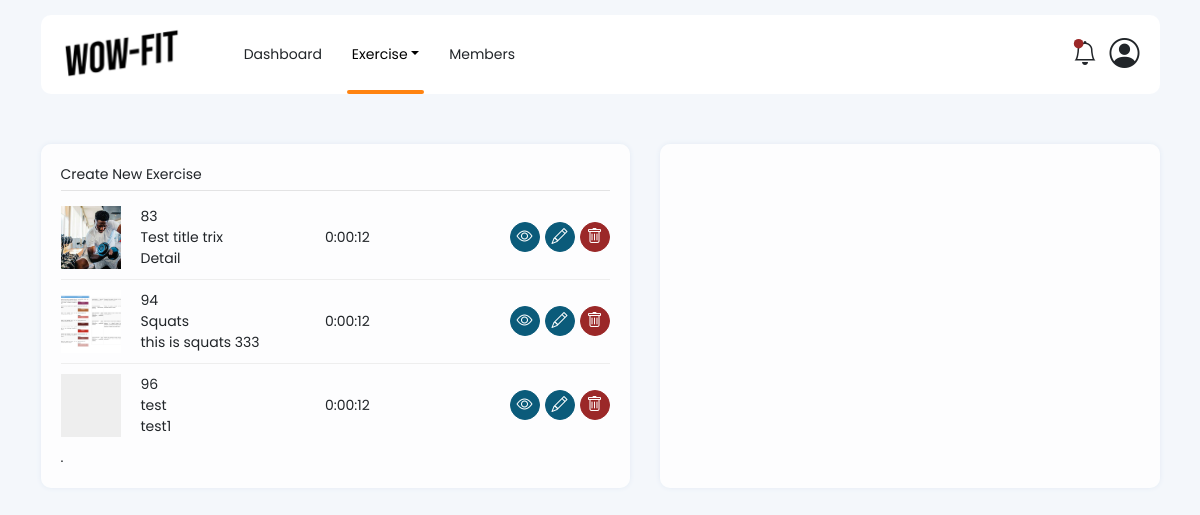
The page /exercise/ on the database as committed earlier.
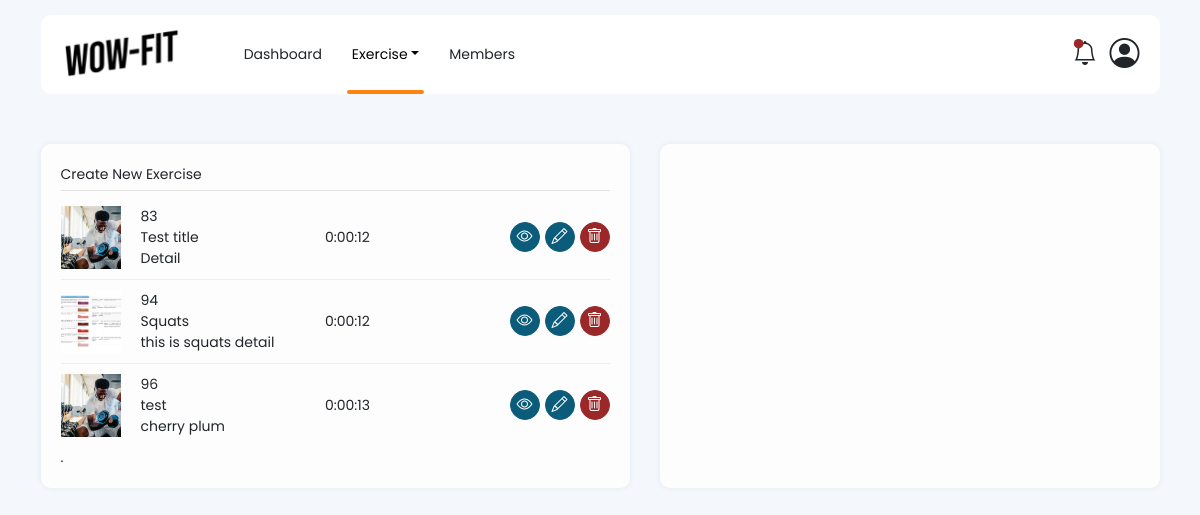
The same page on the database as committed later.
### exercise/models.py (models this page shows, shortened)
class Exercise(models.Model):
    name = models.CharField(max_length=200)
    description = models.TextField(max_length=2000, null=True)
    duration = models.DurationField(null=True)
    steps = models.JSONField(null=True)
    image = models.ImageField(upload_to='images', null=True)

### exercise/views.py (the view)
# urls.py: path('', views.ExerciseView.as_view(), name='exercise'),
class ExerciseView(ListView):
    model = Exercise
    context_object_name = 'model'
    template_name = 'exercise.html'
    paginate_by = 5

### templates/exercise.html (shortened to what this page needs)
{% extends 'base.html' %}
{% load static %}
{% block contents %}
    <div class="container">
        {% include '_header.html' %}
        <div class="main">
            <div class="layout-2">
                <div id="exercise-list" class="box">
                    {% include '_exercise-list.html' %}.
                </div>
                <div class="box">
                </div>
            </div>
        </div>
    </div>
{% endblock %}

### templates/_exercise-list.html (shortened to what this page needs)
<div>
    <div class="box-title">Create New Exercise</div>
    {% if model %}
        <div class="list-grid-wrap">
            {% for item in model %}
                <div class="list-grid">
                    <div class="list-img">
                        {% if item.image %}
                        <img src="/media/{{ item.image }}"/>
                        {% endif %}
                    </div>
                    <div>
                        {{ item.id }}
                        <div class="name">{{ item.name }}</div>
                        <div class="detail">{{ item.description }}</div>
                    </div>
                    <div class="v-center">{{ item.duration }}</div>
                    <div class="list-action">
                        <a href="/exercise/detail/{{ item.id }}" class="btn btn-primary btn-circle"><i class="bi
                        bi-eye"></i></a>
                        <a href="#" data-id="{{ item.id }}" data-name="{{ item.name }}" class="btn btn-primary
                        btn-circle" onclick="event.preventDefault(); editAction(this)"><i class="bi
                        bi-pencil"></i></a>
                        <button class="btn btn-danger btn-circle btn-delete" data-id="{{ item.id }}"><i class="bi
                        bi-trash"></i></button>
                    </div>
                </div>
            {% endfor %}
        </div>
    {% endif %}
</div>

Rows that differ between the two databases and show on the page:
changed Exercise "Detail": name "Test title trix" → "Test title"
changed Exercise "Squats": description "this is squats 333" → "this is squats detail"
changed Exercise "test": image: picture added; description "test1" → "cherry plum"; duration "0:00:12" → "0:00:13"
